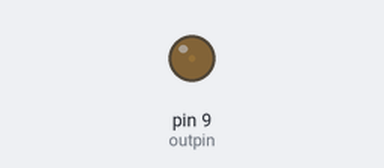
A sketch run on a simulated Arduino Uno, built with avr-gcc and run on an emulated ATmega328P. On the bench: output pins drawn as LEDs (lit = HIGH). What the sketch prints to the serial monitor is not drawn.

Above: at 0.05 s.
At 1.2 s:
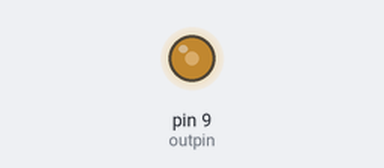
At 2.35 s:
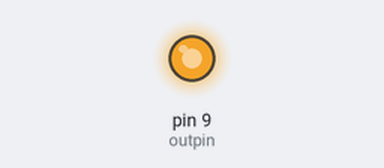
At 4.65 s:
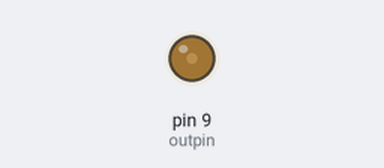
Timing chart, 0 to 6.8 s (numbered marks = the images above):
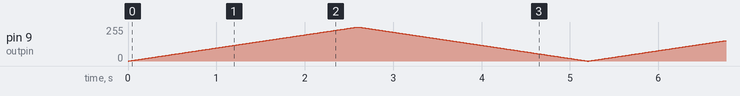

The sketch:

loop_pulse_width_modulation.ino
```cpp
// as simple sketch that shows
// how to use loops and pulse width modulation
int outpin = 9;
void setup() {
  Serial.begin(9600);
  pinMode(outpin, OUTPUT);

}

void loop() {

  for (int val = 0; val < 256; val++) {
    analogWrite(outpin, val);
    Serial.println(val);
    delay(10);
  }
  for (int val = 255; val >= 0; val--) {
    analogWrite(outpin, val);
    Serial.println(val);
    delay(10);
  }

}
```
